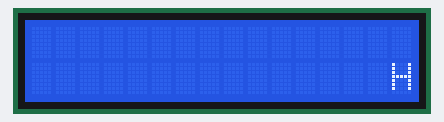
A sketch run on a simulated Arduino Uno, built with avr-gcc and run on an emulated ATmega328P. Shown: 16×2 character LCD.

Above: at 0.19 s.
At 0.84 s:
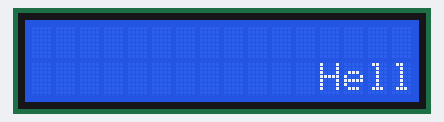
At 1.7 s:
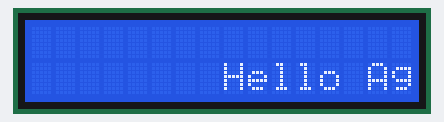
At 3.42 s:
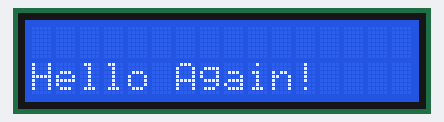
At 4.92 s:
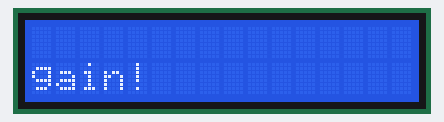
At 6.64 s:
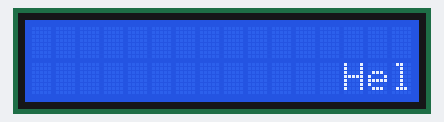

The sketch:

4_LCD_Scroll_for_Loop.ino
```cpp
#include <LiquidCrystal_I2C.h>   //include the LCD-I2C library

LiquidCrystal_I2C lcd(0x27,16,2);   //defining a new LCD with name 'lcd', I2C address: 0x27, LCD size: 16 colums x 2 lines

void setup()
{
  lcd.begin();           //initialize the lcd variable
  lcd.backlight();      //turn on LCD's backlight

    lcd.setCursor(3,0);         //set the cursor at the fourth column and first line
  lcd.print("Hello, World!");  //print the string "Hello, World!"
}
void loop()
{
  for(int i = 15; i>-13; i--){  //counting from 15 down to -13
    lcd.clear();                //clear the values printed in the LCD
    lcd.setCursor(i,1);         //set the cursor at the i column and second line
    lcd.print("Hello Again!");  //print the string "Hello, World!"
    delay(200);                 //wait for 200 miliseconds
  }
}
```

Measured:
- by itself, everything shown: repeats every 6.0 s, in 28 steps
